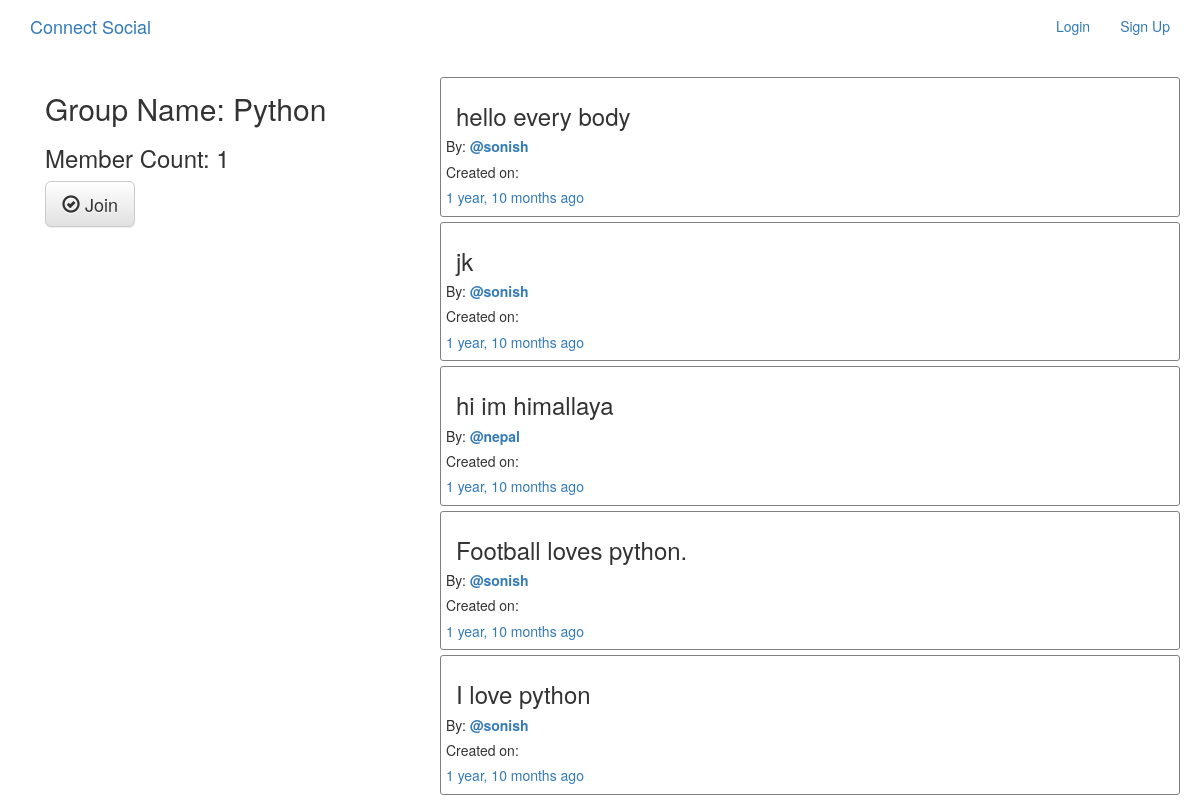
The page /groups/posts/in/python/ on the database as committed earlier.
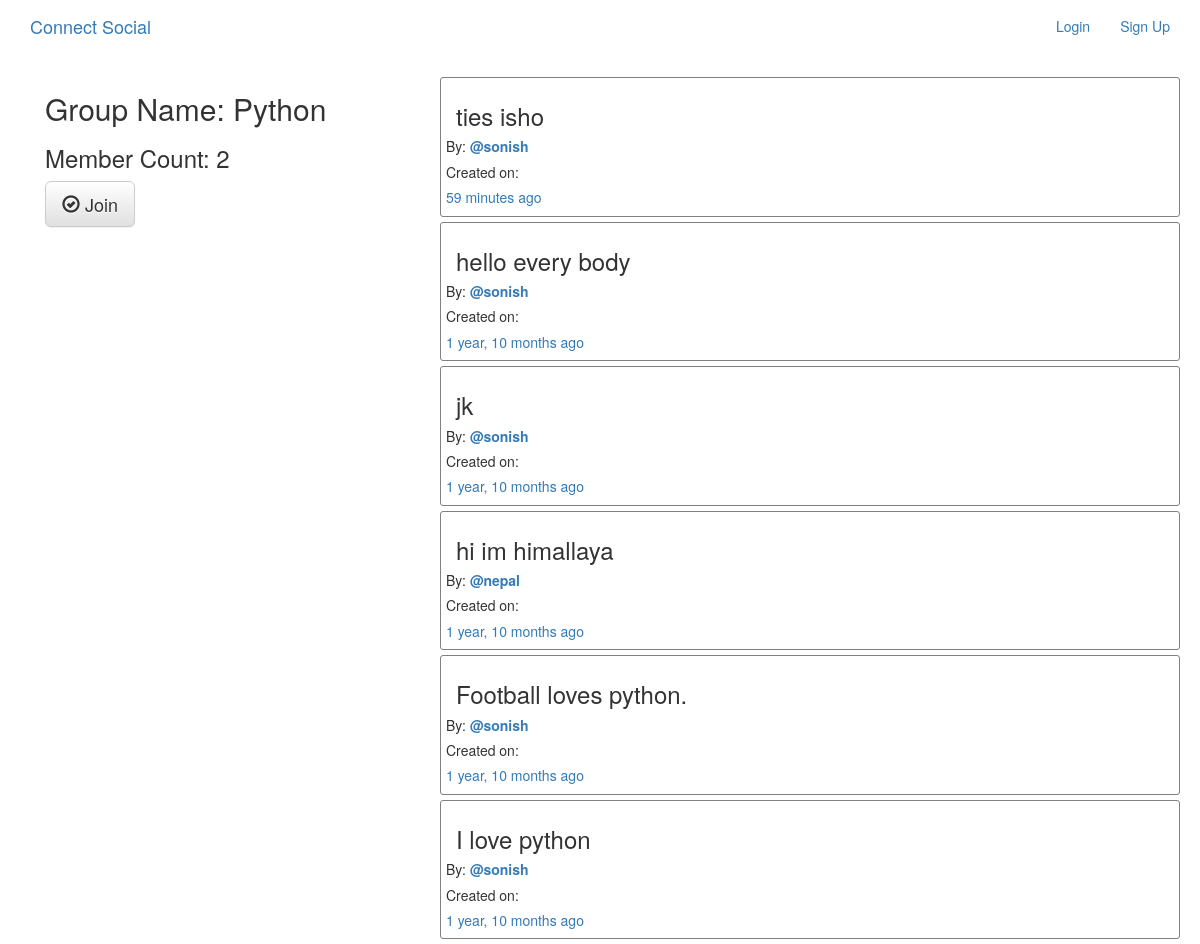
The same page on the database as committed later.
### groups/models.py (models this page shows, shortened)
class Group(models.Model):
    name = models.CharField(max_length=255, unique=True)
    slug = models.SlugField(allow_unicode=True, unique=True)
    description = models.TextField(blank=True, default='')
    description_html = models.TextField(editable=False, default='', blank=True)
    members = models.ManyToManyField(User,through="GroupMember")
    class Meta:
        ordering = ["name"]

### posts/models.py (models this page shows, shortened)
class Post(models.Model):
    user = models.ForeignKey(User,related_name="posts",on_delete=models.CASCADE)
    created_at = models.DateTimeField(auto_now= True)
    message = models.TextField()
    message_html = models.TextField(editable = False)
    group = models.ForeignKey(Group,related_name = "posts",null = True,blank=True,on_delete=models.CASCADE)
    class Meta:
        ordering= ['-created_at']
        unique_together = ['user','message']

### groups/views.py (the view)
# urls.py: url(r'posts/in/(?P<slug>[-\w]+)/$',views.SingleGroup.as_view(),name="single"),
class SingleGroup(generic.DetailView):
    model = Group

### groups/templates/groups/group_detail.html
{%extends "groups/group_base.html"%}
{%block pregroup%}
<div class="col-md-4">
  <h2>Group Name: {{group.name}}</h2>
  <h3>Member Count: {{group.members.count}}</h3>
  <div class="content">
    {%if  user in group.members.all%}
      <a href="{%url 'groups:leave' slug=group.slug %}" class="btn btn-lg btn-fill btn-warning">
        <span class="glyphicon glyphicon-remove-circle"></span>
          Leave
      </a>
    {%else%}
      <a href="{%url 'groups:join' slug=group.slug %}"class="btn btn-lg btn-fill btn-default">
        <span class="glyphicon glyphicon-ok-circle"></span>
          Join
      </a>
    {%endif%}
  </div>
</div>
{%endblock%}
{%block group_content%}
  <div class="col-md-8">
      {%if group.posts.count == 0%}
        <h2>No posts in this group yet.</h2>
      {%else%}
        {%for post in group.posts.all%}
          {%include "posts/_post.html"%}
        {%endfor%}
      {%endif%}
  </div>
</div>
{%endblock%}

### posts/templates/posts/_post.html (shortened to what this page needs)
{%load humanize%}
<div class="poster">
  <h3>{{post.message_html|safe}}</h3>
  <div class="media-body">
    <h5 class="media-heading">
    <span class="username">
    By:  <a href="{%url 'posts:for_user' username=post.user.username%}"><strong>@{{post.user.username}}</strong></a>
    </span>
    <time class="time">
      <h5>Created on:</h5>
      <a href="{%url 'posts:single' username=post.user.username pk=post.pk%}">{{post.created_at|timesince}}
        ago
      </a>
    </time>
    </h5>
  </div>
</div>

Rows that differ between the two databases and show on the page:
computed for Group "Python": members.count "1" → "2"
added Post: message_html "ties isho", user.username "sonish", created_at "59 minutes"
